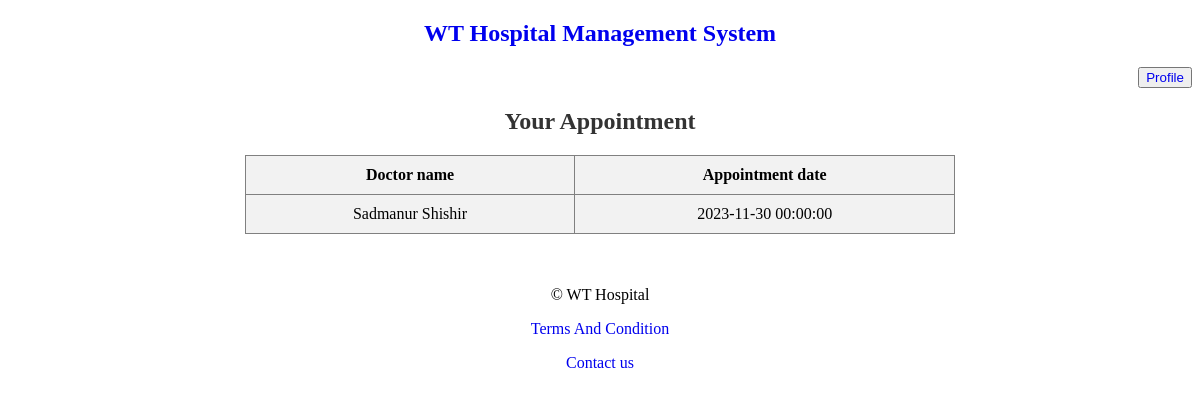
/fview/ShowAppointment.php (signed in), run on the app's committed database.
### tables this page shows
CREATE TABLE `userinfo` (
  `id` bigint(20) NOT NULL,
  `FirstName` varchar(100) NOT NULL,
  `LastName` varchar(100) NOT NULL,
  `gender` varchar(100) NOT NULL,
  `phoneno` bigint(20) NOT NULL,
  `DOB` datetime NOT NULL,
  `Address` varchar(1000) NOT NULL,
  `email` varchar(100) NOT NULL,
  `password` varchar(64) NOT NULL,
  `usertype` varchar(20) NOT NULL,
  `picture` varchar(1000) NOT NULL
);

CREATE TABLE `appointment` (
  `id` bigint(20) NOT NULL,
  `pid` bigint(20) NOT NULL,
  `did` bigint(20) NOT NULL,
  `appointmentdate` datetime NOT NULL,
  `status` varchar(100) NOT NULL,
  `additionalnote` varchar(500) NOT NULL
);

CREATE TABLE `doctorinfo` (
  `id` int(100) NOT NULL,
  `firstname` varchar(100) NOT NULL,
  `lastname` varchar(100) NOT NULL,
  `email` varchar(100) NOT NULL,
  `gender` varchar(20) NOT NULL,
  `dob` datetime NOT NULL,
  `bg` varchar(20) NOT NULL,
  `address` varchar(1000) NOT NULL,
  `degree` varchar(200) NOT NULL,
  `specialist` varchar(100) NOT NULL,
  `picture` varchar(200) NOT NULL,
  `password` varchar(100) NOT NULL
);

### fview/ShowAppointment.php (the view, shortened to what this page needs)
<?php
	include '../nView/Header.php';
	$email = $_SESSION['login_email'];
	$conn = dbConnection();
	$sql = "SELECT * FROM userinfo WHERE email = '$email'";
	$result = mysqli_query($conn, $sql);
	if (mysqli_num_rows($result) > 0) {
	    while ($patient = mysqli_fetch_assoc($result)) {
	        $pid = $patient['id'];
	    }
	}
?>
<!DOCTYPE html>
<html>
<head>
</head>
<body>
	<h2 align="center">Your Appointment</h2>
	<table align="center" width="40%" border="1" style="border-collapse: collapse;">
		<tr>
			<th align="center">Doctor name</th>
			<th align="center">Appointment date</th>
		</tr>
<?php
	$sql = "SELECT * FROM appointment WHERE pid = '$pid'";
	$result = mysqli_query($conn, $sql);
	if (mysqli_num_rows($result) > 0) {
	    while ($row = mysqli_fetch_assoc($result)) {
	        $doctorid = $row['did'];
	        $appointmentdate = $row['appointmentdate'];
			$sql1 = "SELECT * FROM doctorinfo WHERE id = '$doctorid'";
			$dresult = mysqli_query($conn, $sql1);
			if(mysqli_num_rows($dresult) > 0){
				while($doctor = mysqli_fetch_assoc($dresult)){
					$doctorfName = $doctor['firstname'];
					$doctorlName = $doctor['lastname'];
				}
			}
	        ?>
	        <tr>
	        	<td align="center"><?php echo $doctorfName." ".$doctorlName; ?> </td>
	        	<td align="center"><?php echo $appointmentdate; ?></td>
	        </tr>
	        <?php
	    }
	}
?>
</table>
</body>
</html>
<?php
	include 'Footer.php';
?>

### nView/Header.php (shortened to what this page needs)
<!DOCTYPE html>
<html>
<head>
</head>
<body>
	<?php
		$conn = dbConnection();
		if (empty($_SESSION['login_email']) || empty($_SESSION['login_password'])) {
			echo '<h2 align="center"><a href="../nView/Login.php" style="text-decoration:none;">WT Hospital Management System</a></h2>';
		} else {
			$email = $_SESSION['login_email'];
			$sql = "SELECT usertype FROM userinfo WHERE email = '$email'";
			$result = mysqli_query($conn, $sql);
			if (mysqli_num_rows($result) > 0) {
				while ($row = mysqli_fetch_assoc($result)) {
					$userType = $row['usertype'];
					if ($userType === "Admin") {
						echo '<h2 align="center"><a href="../nView/Homepage.php" style="text-decoration:none;">WT Hospital Management System</a></h2>
						<div align="right">
							<button ><a href="../nView/Profile.php?" style="text-decoration:none;"> Profile</a></button>
						</div>';
					} else if ($userType === "Patient") {
						echo '<h2 align="center"><a href="../fView/Homepage.php" style="text-decoration:none;">WT Hospital Management System</a></h2>
						<div align="right">
							<button ><a href="../fView/Profile.php?" style="text-decoration:none;"> Profile</a></button>
						</div>';
					}else if ($userType === "Doctor") {
						echo '<h2 align="center"><a href="../dView/Homepage.php" style="text-decoration:none;">WT Hospital Management System</a></h2>
						<div align="right">
							<button ><a href="../dView/Profile.php?" style="text-decoration:none;"> Profile</a></button>
						</div>';
					}
				}
			} else {
			}
		}
		?>
</body>
</html>

### fview/ShowAppointment.php (style rules this page uses)
h2 { text-align: center; color: #333; }
table { width: 60%; border-collapse: collapse; }
th, td { padding: 10px; text-align: center; }
th { background-color: #f2f2f2; }
tr:nth-child(even) { background-color: #f2f2f2; }

### data on the page
userinfo: usertype "WT Hospital Management System"
appointment: doctorinfo.firstname "Sadmanur", doctorinfo.lastname "Shishir", appointmentdate "2023-11-30 00:00:00"
